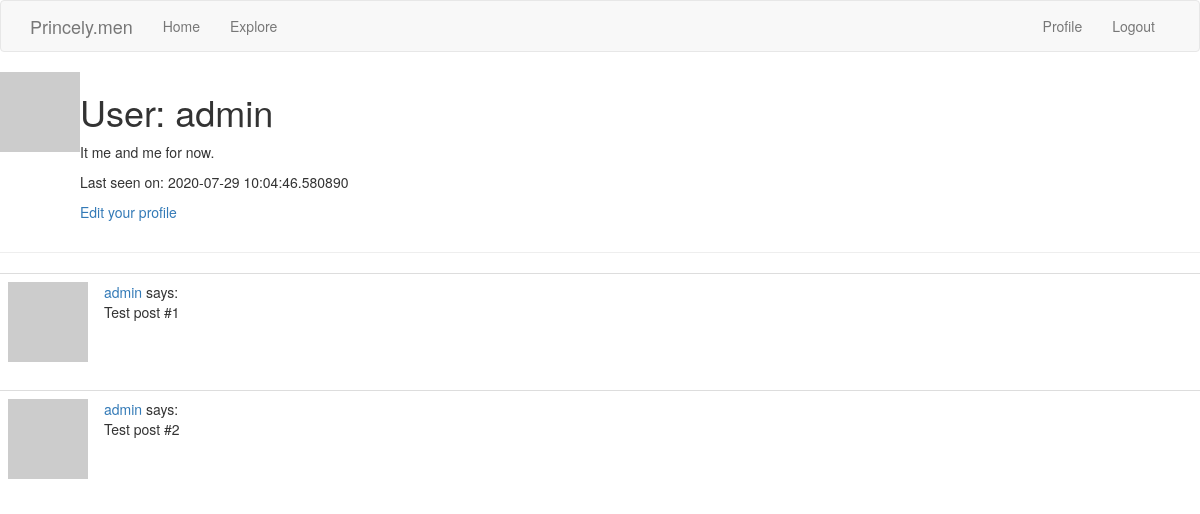
The page /user/admin (signed in) on the database as committed earlier.
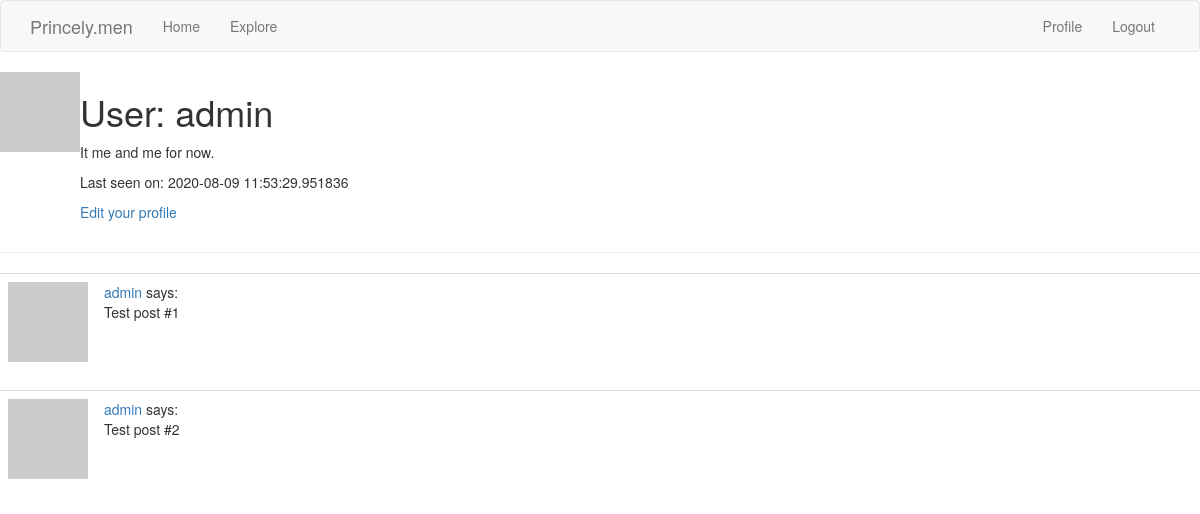
The same page on the database as committed later.
### app/models.py (models this page shows, shortened)
class User(UserMixin, db.Model):
    id = db.Column(db.Integer, primary_key=True)
    firstname = db.Column(db.String(64), index=True, unique=True)
    middlename = db.Column(db.String(64), index=True, unique=True)
    lastname = db.Column(db.String(64), index=True, unique=True)
    dob = db.Column(db.String(64), index=True, unique=True)
    tob = db.Column(db.String(64), index=True, unique=True)
    pob = db.Column(db.String(64), index=True, unique=True)
    mobile = db.Column(db.String(64), index=True, unique=True)
    number_of_questions = db.Column(db.Integer)
    username = db.Column(db.String(64), index=True, unique=True)
    email = db.Column(db.String(120), index=True, unique=True)
    password_hash = db.Column(db.String(128))
    posts = db.relationship('Post', backref='author', lazy='dynamic')
    def avatar(self, size):
        digest = md5(self.email.lower().encode('utf-8')).hexdigest()
        return 'https://www.gravatar.com/avatar/{}?d=identicon&s={}'.format(
            digest, size)
    about_me = db.Column(db.String(140))
    last_seen = db.Column(db.DateTime, default=datetime.utcnow)

### app/users/__init__.py (the view)
@bp.route('/user/<username>')
@login_required
def user(username):
    user = User.query.filter_by(username=username).first_or_404()
    posts = [
        {'author': user, 'body': 'Test post #1'},
        {'author': user, 'body': 'Test post #2'}
    ]
    return render_template('users/user.html', user=user, posts=posts)

### app/models.py (called while the page is built)
@login.user_loader
def load_user(id):
    return User.query.get(int(id))

### app/users/__init__.py (called while the page is built)
@bp.before_request
def before_request():
    if current_user.is_authenticated:
        current_user.last_seen = datetime.utcnow()
        db.session.commit()

### app/templates/users/user.html
{% extends "users/base.html" %}
{% block content %}
    <table>
        <tr valign="top">
            <td><img src="{{ user.avatar(128) }}"></td>
            <td>
                <h1>User: {{ user.username }}</h1>
                {% if user.about_me %}<p>{{ user.about_me }}</p>{% endif %}
                {% if user.last_seen %}<p>Last seen on: {{ user.last_seen }}</p>{% endif %}
				{% if user == current_user %}
					<p><a href="{{ url_for('users.edit_profile') }}">Edit your profile</a></p>
				{% endif %}
            </td>
        </tr>
    </table>
    <hr>
    {% for post in posts %}
        {% include 'users/_post.html' %}
    {% endfor %}
{% endblock %}

### app/templates/users/base.html (shortened to what this page needs)
{% extends 'bootstrap/base.html' %}
{% block navbar %}
    <nav class="navbar navbar-default">
        <div class="container">
            <div class="navbar-header">
                <a class="navbar-brand" href="{{ url_for('main.index') }}">Princely.men</a>
            </div>
            <div class="collapse navbar-collapse" id="bs-example-navbar-collapse-1">
                <ul class="nav navbar-nav">
                    <li><a href="{{ url_for('main.index') }}">Home</a></li>
                    <li><a href="">Explore</a></li>
                </ul>
                <ul class="nav navbar-nav navbar-right">
                    {% if current_user.is_anonymous %}
                    <li><a href="{{ url_for('auth.login') }}">Login</a></li>
                    {% else %}
                    <li><a href="{{ url_for('users.user', username=current_user.username) }}">Profile</a></li>
                    <li><a href="{{ url_for('auth.logout') }}">Logout</a></li>
                    {% endif %}
                </ul>
            </div>
        </div>
    </nav>
{% endblock %}

### app/templates/users/_post.html
<table class="table table-hover">
	<tr>
		<td width="70px">
			<a href="{{ url_for('users.user', username=post.author.username) }}">
				<img src="{{ post.author.avatar(70) }}" />
			</a>
		</td>
		<td>
			<a href="{{ url_for('users.user', username=post.author.username) }}">
				{{ post.author.username }}
			</a>
			says:
			<br>
			{{ post.body }}
		</td>
	</tr>
</table>

Rows that differ between the two databases and show on the page:
changed User "admin": last_seen "2020-07-29 10:04:46.580890" → "2020-08-09 11:53:29.951836"
